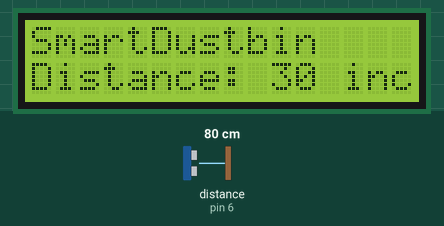
This sketch was run on a simulated Arduino Uno, built with avr-gcc and run on an emulated ATmega328P. On the bench: 16×2 character LCD. Wiring (inferred from the names in the program): ultrasonic range finder: trigger pin 7; echo pin 6. The test bench sets the inputs (shaded band); at power-on: distance to the obstacle (sensor on pin 6) 80 cm. The echo pulse lasts 58.3 µs per cm.

Above: at 1.35 s.
1.4 s: distance to the obstacle (sensor on pin 6) set to 2 cm
At 1.7 s:
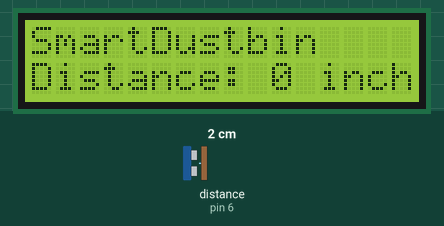
2.9 s: distance to the obstacle (sensor on pin 6) set to 35 cm
At 3.2 s:
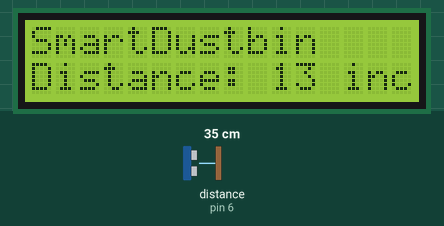
4.4 s: distance to the obstacle (sensor on pin 6) set to 4 cm
At 5.5 s:
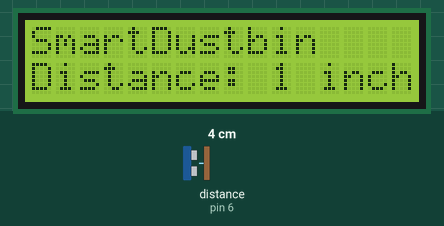
Timing chart, 0 to 7.4 s (numbered marks = the images above; inputs shaded):
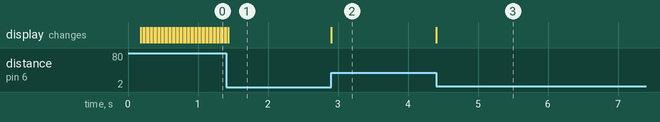

Measured:
- after the input at 1.4 s, the display: changes at once (image 1)
- after the input at 2.9 s, the display: changes at once (image 2)
- after the input at 4.4 s, the display: changes at once (image 3)

The sketch:

1.ino
```cpp
#include <LiquidCrystal.h>// includes the LiquidCrystal Library
#include <SoftwareSerial.h>

const int rs = 12, en = 11, d4 = 5, d5 = 4, d6 = 3, d7 = 2; //LCD pins
LiquidCrystal lcd(rs, en, d4, d5, d6, d7); // Creates an LCD object. Parameters: (rs, enable, d4, d5, d6, d7)
const int trigPin = 7;
const int echoPin = 6;

SoftwareSerial mySerial(9, 10); //rx, tx - > tx is connected to rx

long duration;
int distanceCm, distanceInch;

void setup()

{
lcd.begin(16,2); // Initializes the interface to the LCD screen, and specifies the dimensions (width and height) of the display
lcd.print("SmartDustbin");
pinMode(trigPin, OUTPUT);
pinMode(echoPin, INPUT);
mySerial.begin(9600);   // Setting the baud rate of GSM Module
Serial.begin(9600);    // Setting the baud rate of Serial Monitor (Arduino)
delay(100);
}

void SendMessage()
{
  mySerial.println("AT+CMGF=1");    //Sets the GSM Module in Text Mode
  delay(1000);  // Delay of 1000 milli seconds or 1 second
  mySerial.println("AT+CMGS=\"+918491041426\"\r"); // Replace x with mobile number
  delay(1000);
  mySerial.println("Bin Number: 300 is Full kindly empty the bin. Location: ");// The SMS text you want to send
  delay(100);
   mySerial.println((char)26);// ASCII code of CTRL+Z
  delay(1000);
}

bool msgSent = false;
void loop()
{
  lcd.setCursor(0,1);
digitalWrite(trigPin, LOW);
delayMicroseconds(2);
digitalWrite(trigPin, HIGH);
delayMicroseconds(10);

digitalWrite(trigPin, LOW);
duration = pulseIn(echoPin, HIGH);
//distanceCm= duration*0.034/2;
distanceInch = duration*0.0133/2;
//  cm = microsecondsToCentimeters(duration);

//lcd.setCursor(0,0); // Sets the location at which subsequent text written to the LCD will be displayed
//lcd.print("Distance: "); // Prints string "Distance" on the LCD
//lcd.print(distanceCm); // Prints the distance value from the sensor
//lcd.print(" cm");
//delay(10);

//lcd.setCursor(0,0);
lcd.print("Distance: ");
lcd.print(distanceInch);
lcd.print(" inch");
delay(10);

bool full = false; //sets full to false at every loop then checks
if(distanceInch >= 150)
  {
    if(distanceInch >= 150){
    lcd.setCursor(0,0);
    lcd.print("Empty");
    Serial.println("Empty");
    full = false;
    msgSent = false;

  }
  else if(distanceInch < 150 && distanceInch > 30)
  {
     Serial.println("Medium");
     lcd.setCursor(0,0);
     lcd.print("Medium");
     full = false;
     msgSent = false;
  }
  else if(distanceInch <= 30)
  {
    Serial.println("Full!");
    lcd.setCursor(0,0);
    lcd.print("Full");
    full = true;
  }
  //if dustbin is full and message is not already sent, send the message and set message flag to true
  if(full && !msgSent)
  {
    //send message code here
    SendMessage();
    Serial.print("Sent!");
    delay(1000);
    msgSent = true;
  }

  delay(1000);
}
}
long microsecondsToInches(long microseconds) {
   return microseconds / 74 / 2;
}

long microsecondsToCentimeters(long microseconds) {
   return microseconds / 29 / 2;
}
```
